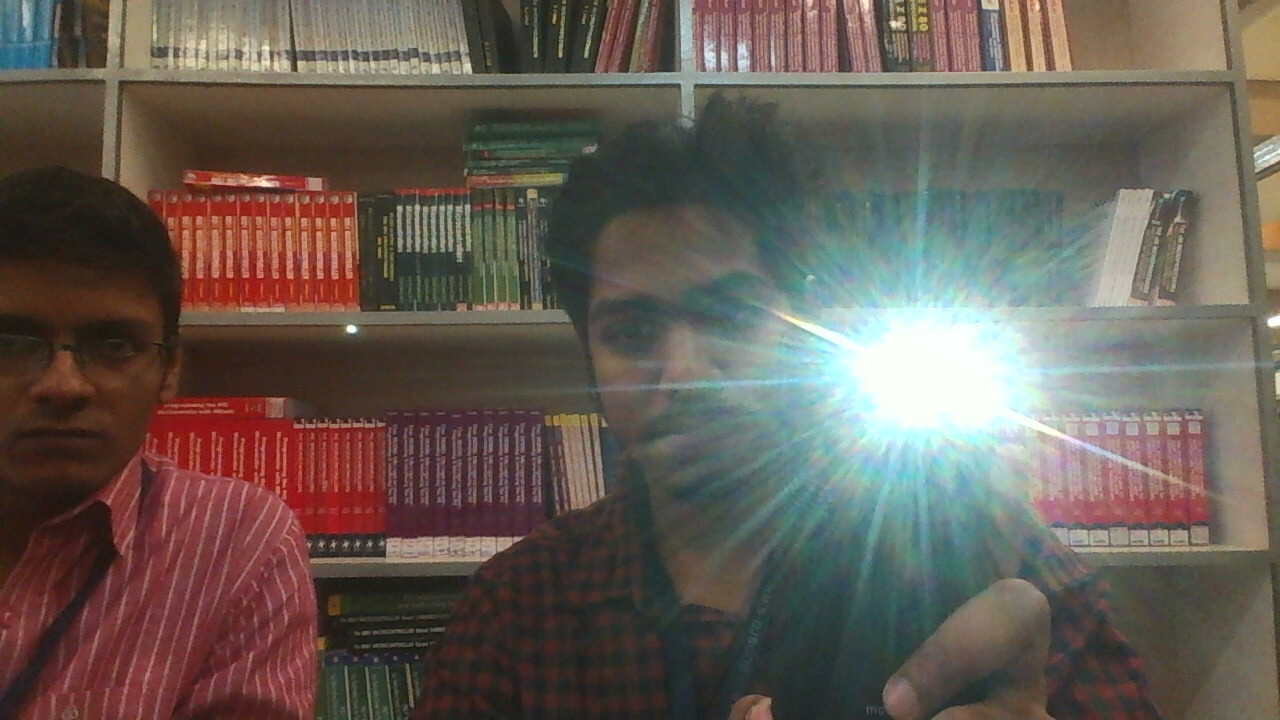
#> input picture TRIALS/torch.jpg, 1280 x 720 px, given in place of the camera
$ python torch_dete.py
#> lines starting #> are read from the running program, lines starting #| are printed output that depends on the picture; after the words box and inside, x2 and y2 are one past the last pixel; in counts of white or black regions, pixels touching at a corner belong together
import cv2
import numpy as np


cap = cv2.VideoCapture(0)
low_buff = 230
high_buff = 255
while 1:
	ret, trial = cap.read()
#> trial is the input picture: shape (720, 1280, 3); mean B, G, R 84.3, 92.4, 102.9
	img = cv2.cvtColor(trial, cv2.COLOR_BGR2GRAY)
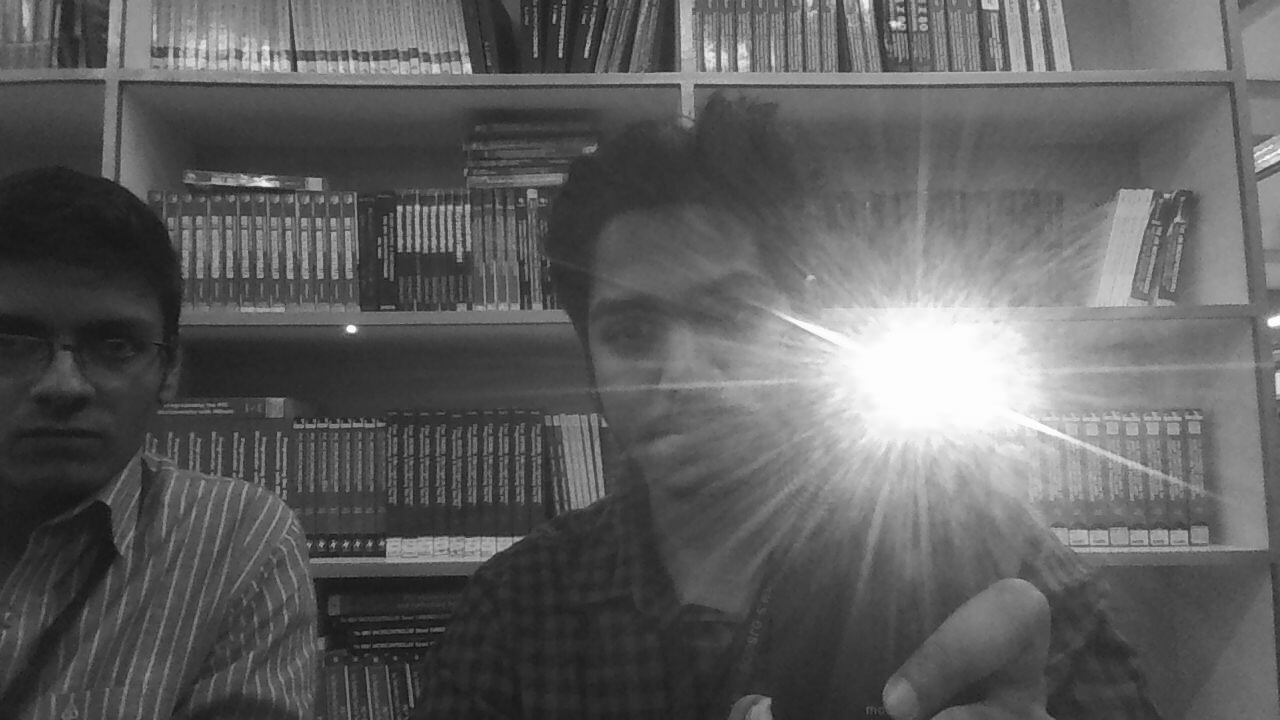
#> img: shape (720, 1280); min 14, max 255, mean 94.6


	filt_white=cv2.inRange(img,low_buff,high_buff)
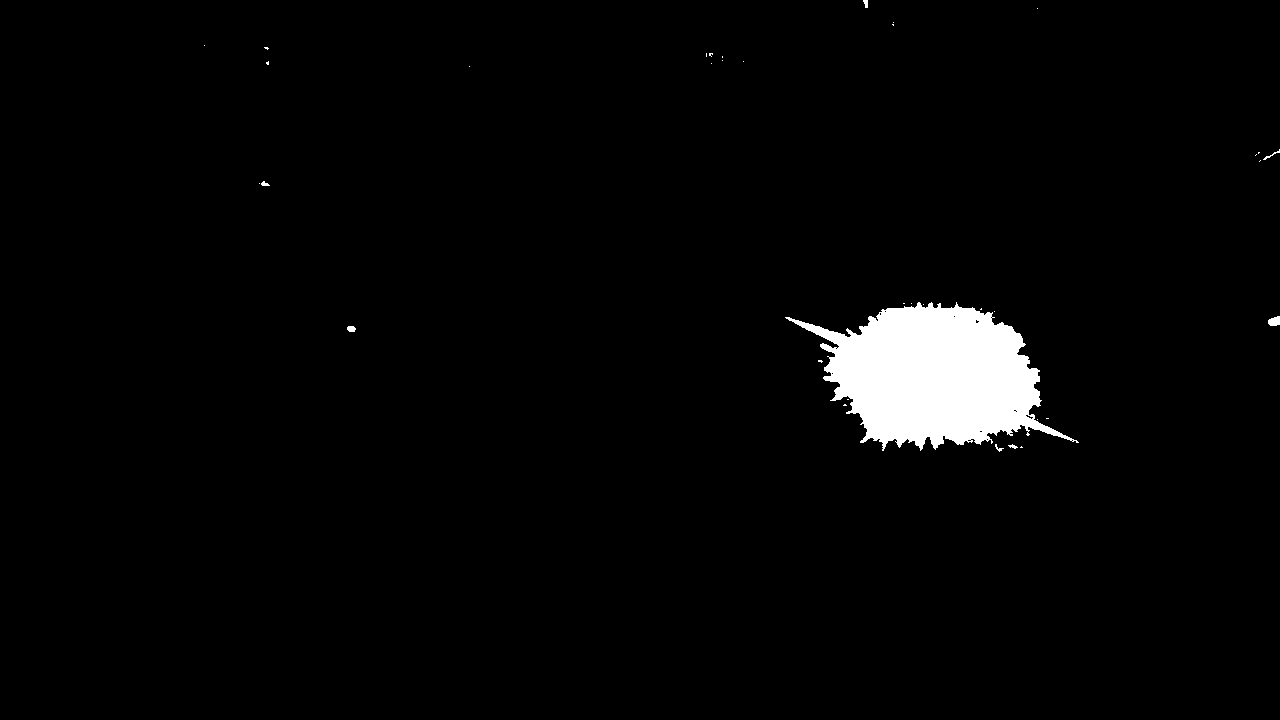
#> filt_white: shape (720, 1280); 2.7% white; 36 white regions (28 under 20 px)


	ret_white,thresh_white = cv2.threshold(filt_white,127,255,0)
	cnt_white,hrc_white = cv2.findContours(thresh_white, cv2.RETR_TREE,cv2.CHAIN_APPROX_SIMPLE)
#> cnt_white = 50 contours, 47 with area under 20; largest, box (x1, y1, x2, y2) and area: (785, 302, 1079, 451) 23588, (1268, 316, 1280, 326) 78, (347, 326, 356, 332) 34; hrc_white = 50 rows, first 6: [1, -1, -1, -1], [2, 0, -1, -1], [3, 1, -1, -1], [4, 2, -1, -1], [5, 3, -1, -1], [6, 4, -1, -1]

	area = []
	lar_ar = 0
	n = 0
	for i in range(len(cnt_white)):
		AR=cv2.contourArea(cnt_white[i])
		area.append(AR)
#> this loop made 50 passes
#> AR on passes 1 to 12: 1, 15, 12.5, 0, 0, 2, 0, 4.5, 34, 77.5, 0, 0.5
#> after the loop, area = 50 values, max 23588.5 at index 15, min 0 at index 3, mean 477.2

	for i in range(len(area)):
		if lar_ar < area[i]:
			lar_ar = area[i]
			n = i
#> this loop made 50 passes
#> after the loop, lar_ar = 23588.5; n = 15

	if n != 0:
		img_white=np.zeros(img.shape,np.uint8)
		M=cv2.moments(cnt_white[n])
#> M = moments, m00 23588.5, centre m10/m00, m01/m00 = (933.8, 375.5)
		Cx=int(M['m10']/M['m00'])
#> Cx = 933
		Cy=int(M['m01']/M['m00'])
#> Cy = 375

		# if Cx > 0.7*w:
		# 	print 'BHOSDIVALA'
		cv2.circle(trial,(Cx,Cy), 63, (0,0,255), 2)
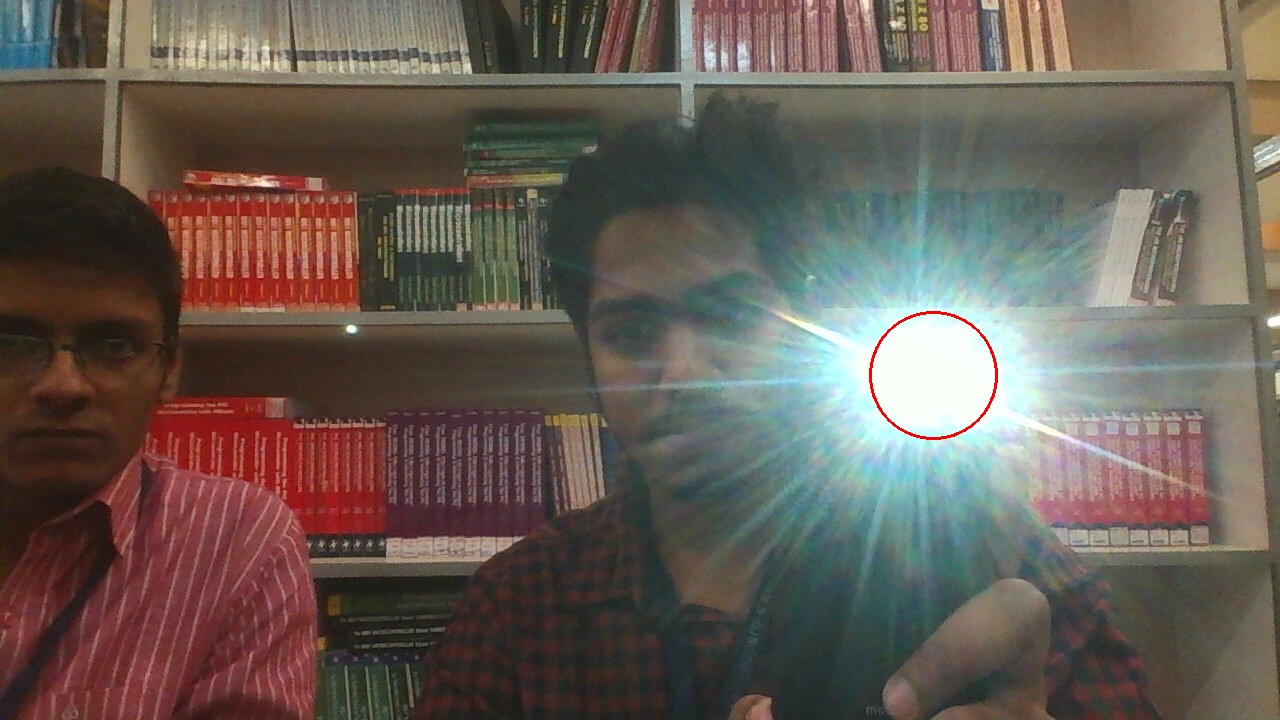
#> trial: shape (720, 1280, 3); 0.12% of pixels changed, all inside (x1, y1, x2, y2) = (869, 311, 998, 440)

		print (Cx,Cy)
#| 933 375

	cv2.imshow('white',trial)
	# cv2.imshow('white',filt_white)


	k = cv2.waitKey(30) & 0xff
#> (key Esc is pressed here)
	if k == 27:
		break


cap.release()


cv2.destroyAllWindows()
